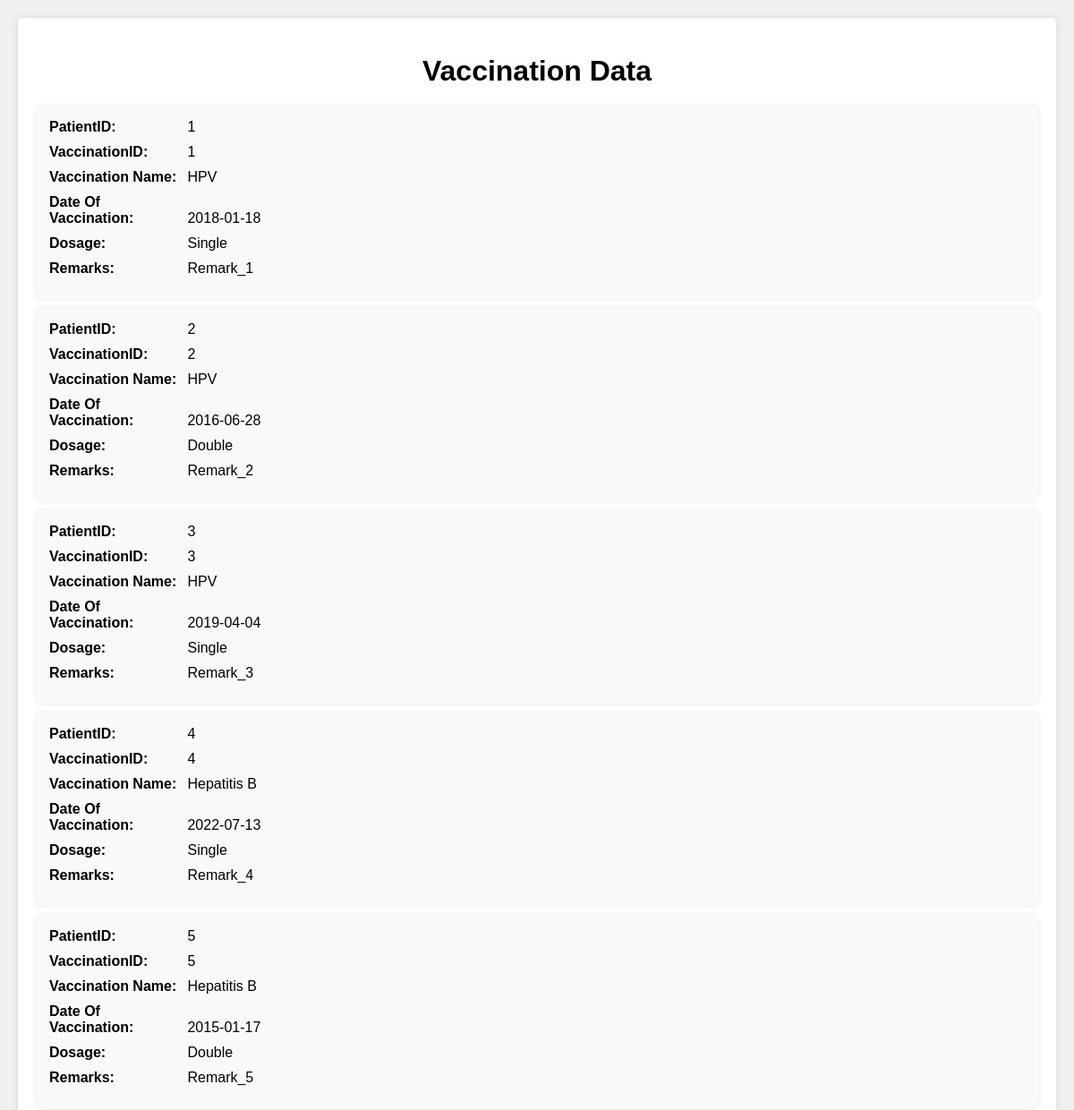
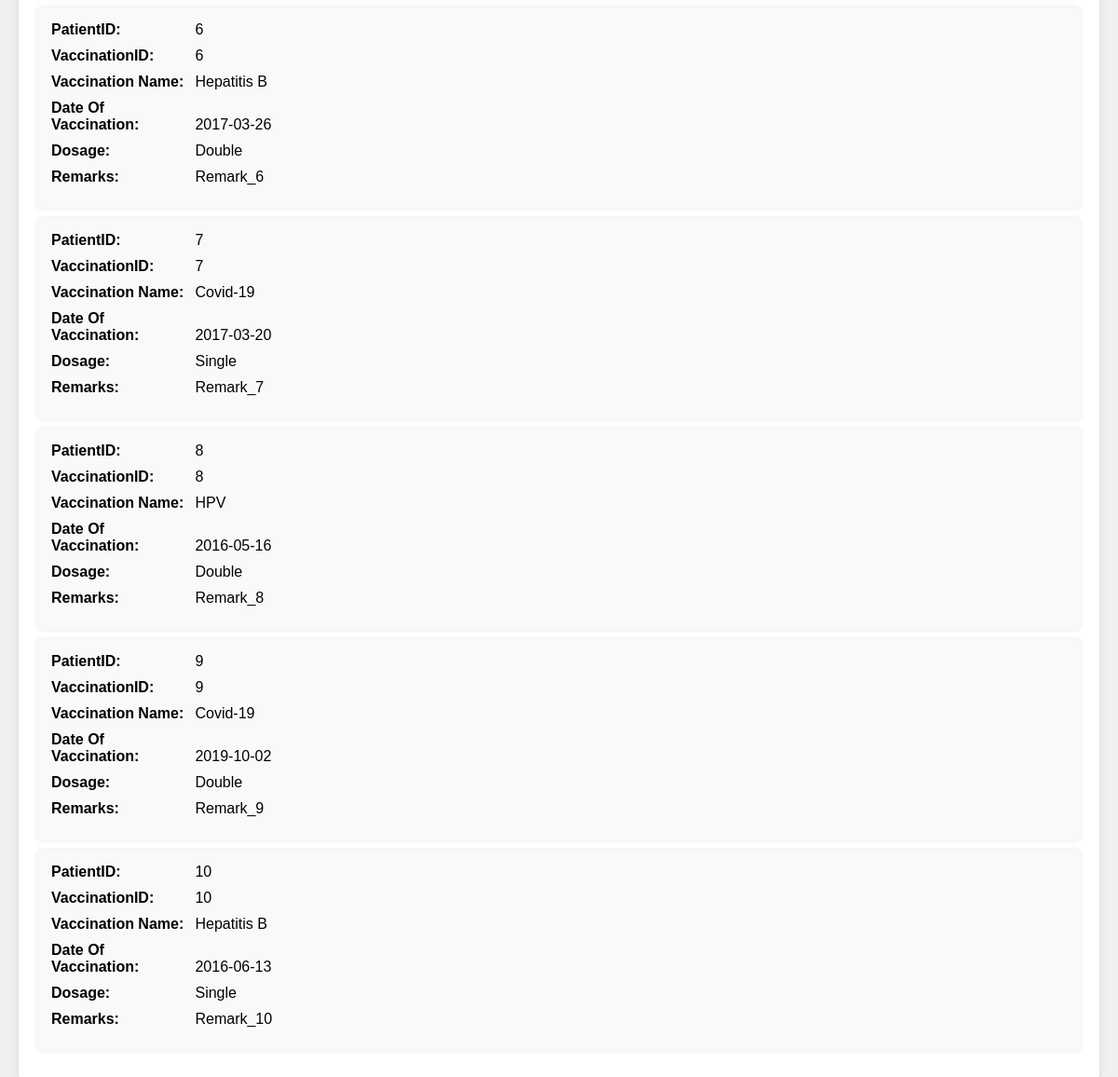
/vaccination, run on the app's committed database (2 pictures, top to bottom).
### tables this page shows
CREATE TABLE Vaccination (
                VaccinationID INTEGER PRIMARY KEY AUTOINCREMENT,
                PatientID INTEGER,
                VaccinationName TEXT,
                DateOfVaccination DATE,
                Dosage TEXT,
                image BLOB,
                remarks TEXT
            );

### app.py (the view)
@app.route('/vaccination', methods=['GET'])
def fetch_vaccination():
    conn = get_db_connection(2)
    cursor = conn.cursor()
    cursor.execute("SELECT * FROM Vaccination")
    rows = cursor.fetchall()
    cursor.close()
    conn.close()
    return render_template('vaccination.html', rows=rows)

### database.py (called while the page is built)
def get_db_connection(database):
    if database == 1:
        conn = sqlite3.connect('Details.db')
        conn.row_factory = sqlite3.Row
        return conn
    elif database == 2:
        conn = sqlite3.connect('History.db')
        conn.row_factory = sqlite3.Row
        return conn

### templates/vaccination.html (shortened to what this page needs)
<!DOCTYPE html>
<html lang="en">
<head>
    <link rel="stylesheet" href="{{ url_for('static', filename='style.css') }}">
</head>
<body>
    <div class="container">
        <h1>Vaccination Data</h1>
        {% for row in rows %}
        <div class="record">
            <div><strong>PatientID:</strong> {{ row['PatientID'] }}</div>
            <div><strong>VaccinationID:</strong> {{ row['VaccinationID'] }}</div>
            <div><strong>Vaccination Name:</strong> {{ row['VaccinationName'] }}</div>
            <div><strong>Date Of Vaccination:</strong> {{ row['DateOfVaccination'] }}</div>
            <div><strong>Dosage:</strong> {{ row['Dosage'] }}</div>
            <div><strong>Remarks:</strong> {{ row['remarks'] }}</div>
        </div>
        {% endfor %}
    </div>
</body>
</html>

### static/style.css (style rules this page uses)
body { font-family: Arial, sans-serif; background-color: #f0f0f0; margin: 0; padding: 20px; }
.container { background-color: #fff; padding: 20px; border-radius: 5px; box-shadow: 0 0 10px rgba(0, 0, 0, 0.1); }
h1 { text-align: center; margin-bottom: 20px; }
.record { background-color: #f9f9f9; padding: 15px; border-radius: 5px; margin-bottom: 10px; box-shadow: 0 0 5px rgba(0, 0, 0, 0.1); }
.record div { margin-bottom: 10px; }
.record div strong { display: inline-block; width: 150px; }

### data on the page
Vaccination: PatientID "1", VaccinationID "1", VaccinationName "HPV", DateOfVaccination "2018-01-18", Dosage "Single", remarks "Remark_1"
Vaccination: PatientID "2", VaccinationID "2", VaccinationName "HPV", DateOfVaccination "2016-06-28", Dosage "Double", remarks "Remark_2"
Vaccination: PatientID "3", VaccinationID "3", VaccinationName "HPV", DateOfVaccination "2019-04-04", Dosage "Single", remarks "Remark_3"
Vaccination: PatientID "4", VaccinationID "4", VaccinationName "Hepatitis B", DateOfVaccination "2022-07-13", Dosage "Single", remarks "Remark_4"
Vaccination: PatientID "5", VaccinationID "5", VaccinationName "Hepatitis B", DateOfVaccination "2015-01-17", Dosage "Double", remarks "Remark_5"
Vaccination: PatientID "6", VaccinationID "6", VaccinationName "Hepatitis B", DateOfVaccination "2017-03-26", Dosage "Double", remarks "Remark_6"
Vaccination: PatientID "7", VaccinationID "7", VaccinationName "Covid-19", DateOfVaccination "2017-03-20", Dosage "Single", remarks "Remark_7"
Vaccination: PatientID "8", VaccinationID "8", VaccinationName "HPV", DateOfVaccination "2016-05-16", Dosage "Double", remarks "Remark_8"
Vaccination: PatientID "9", VaccinationID "9", VaccinationName "Covid-19", DateOfVaccination "2019-10-02", Dosage "Double", remarks "Remark_9"
Vaccination: PatientID "10", VaccinationID "10", VaccinationName "Hepatitis B", DateOfVaccination "2016-06-13", Dosage "Single", remarks "Remark_10"
